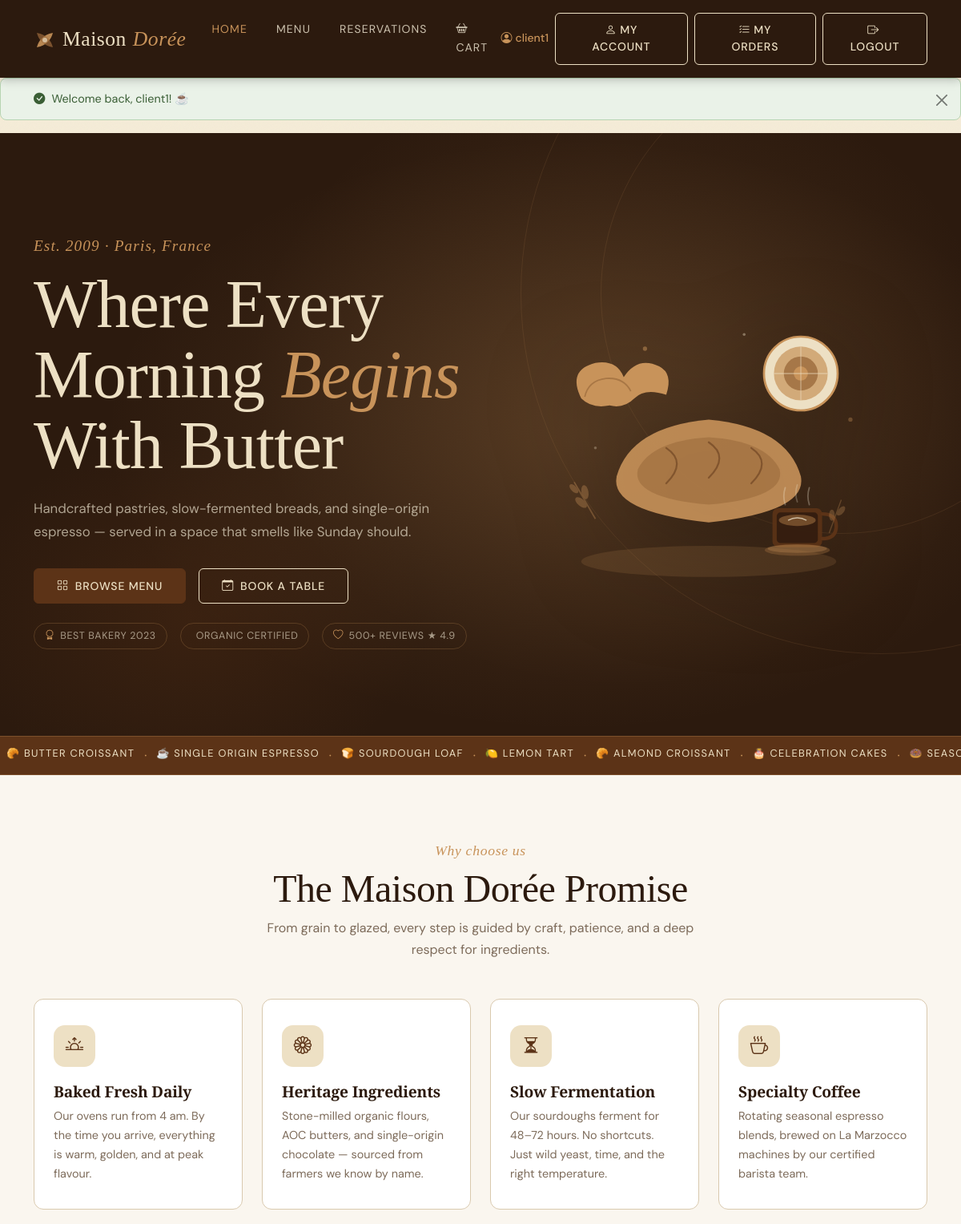
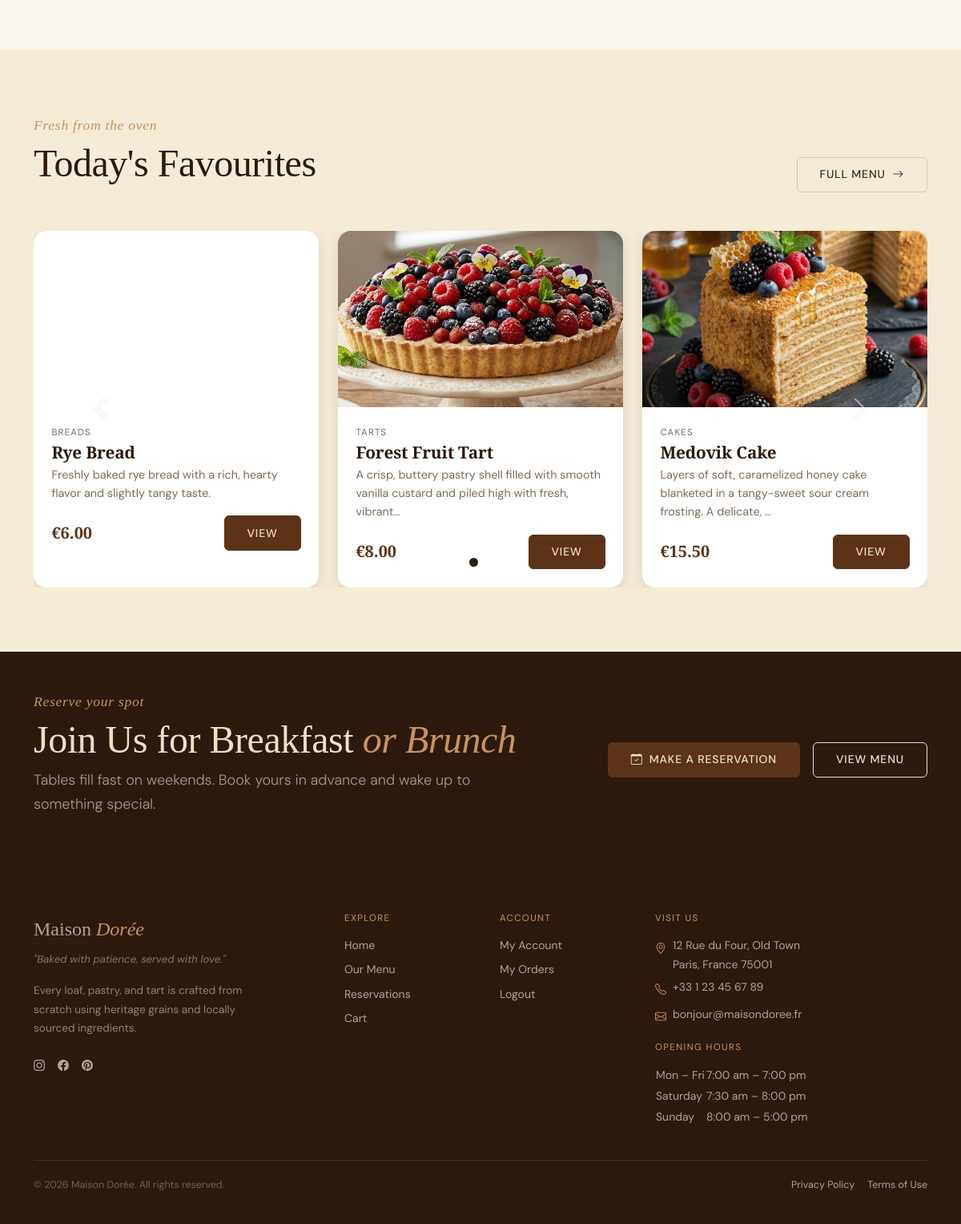
The page / (signed in) on the database its author committed (2 pictures, top to bottom).
### tables this page shows
CREATE TABLE `products` (
  `id` int(11) NOT NULL,
  `category_id` int(11) DEFAULT NULL,
  `name` varchar(100) NOT NULL,
  `description` text DEFAULT NULL,
  `price` decimal(10,2) NOT NULL,
  `image_url` varchar(255) DEFAULT NULL
);

CREATE TABLE `categories` (
  `id` int(11) NOT NULL,
  `name` varchar(50) NOT NULL
);

### db_connect.php (called while the page is built, shortened)
<?php
function db(): PDO {
    static $pdo = null;
    $dsn = sprintf('mysql:host=%s;port=%s;dbname=%s;charset=%s', DB_HOST, DB_PORT, DB_NAME, DB_CHARSET);
    $options = [
        PDO::ATTR_ERRMODE            => PDO::ERRMODE_EXCEPTION,
        PDO::ATTR_DEFAULT_FETCH_MODE => PDO::FETCH_ASSOC,
        PDO::ATTR_EMULATE_PREPARES   => false,
    ];
    try {
        $pdo = new PDO($dsn, DB_USER, DB_PASS, $options);
    } catch (PDOException $e) {
        error_log($e->getMessage());
        exit('Connection failed.');
    }
    return $pdo;
}
function db_fetch_all(string $sql, array $params = []): array {
    $stmt = db()->prepare($sql);
    $stmt->execute($params);
    return $stmt->fetchAll();
}
?>

### index.php (the view, shortened to what this page needs)
<?php
require_once __DIR__ . '/db_connect.php';
$homeProducts = db_fetch_all(
    'SELECT p.id, p.name, p.description, p.price, p.image_url, c.name AS category_name
     FROM products p
     JOIN categories c ON c.id = p.category_id
     ORDER BY p.id DESC
     LIMIT 4'
);
require_once __DIR__ . '/header.php';
?>
<section class="hero" aria-label="Welcome to Maison Dorée">
    <div class="hero__bg" aria-hidden="true"></div>
    <div class="hero__ring hero__ring--1" aria-hidden="true"></div>
    <div class="hero__ring hero__ring--2" aria-hidden="true"></div>
    <div class="container position-relative z-1">
        <div class="row align-items-center min-vh-hero">
            <div class="col-12 col-lg-6 hero__content">
                <span class="hero__eyebrow animate-fade-up" style="--delay:.1s">
                    Est. 2009 · Paris, France
                </span>
                <h1 class="hero__title animate-fade-up" style="--delay:.2s">
                    Where Every<br>
                    Morning <em>Begins</em><br>
                    With Butter
                </h1>
                <p class="hero__sub animate-fade-up" style="--delay:.35s">
                    Handcrafted pastries, slow-fermented breads, and single-origin
                    espresso — served in a space that smells like Sunday should.
                </p>
                <div class="hero__cta d-flex flex-wrap gap-3 animate-fade-up" style="--delay:.5s">
                    <a href="products.php" class="btn btn-primary btn-lg">
                        <i class="bi bi-grid me-2" aria-hidden="true"></i>Browse Menu
                    </a>
                    <a href="reservation.php" class="btn btn-outline-light btn-lg">
                        <i class="bi bi-calendar-check me-2" aria-hidden="true"></i>Book a Table
                    </a>
                </div>
                <div class="hero__badges d-flex flex-wrap gap-3 mt-4 animate-fade-up" style="--delay:.65s"
                     aria-label="Awards and certifications">
                    <span class="hero__badge">
                        <i class="bi bi-award" aria-hidden="true"></i> Best Bakery 2023
                    </span>
                    <span class="hero__badge">
                        <i class="bi bi-leaf" aria-hidden="true"></i> Organic Certified
                    </span>
                    <span class="hero__badge">
                        <i class="bi bi-heart" aria-hidden="true"></i> 500+ Reviews ★ 4.9
                    </span>
                </div>
            </div>
            <div class="col-12 col-lg-6 d-none d-lg-flex justify-content-center align-items-center">
                <div class="hero__illustration animate-fade-in" style="--delay:.3s" aria-hidden="true">
                </div>
            </div>
        </div>
    </div>
</section>
<div class="marquee-strip" aria-hidden="true">
    <div class="marquee-track">
        <?php
        $items = [
            '🥐 Butter Croissant',
            '☕ Single Origin Espresso',
            '🍞 Sourdough Loaf',
            '🍋 Lemon Tart',
            '🥐 Almond Croissant',
            '🎂 Celebration Cakes',
            '🍩 Seasonal Specials',
            '☕ Cold Brew',
        ];
        $all = array_merge($items, $items, $items);
        foreach ($all as $item): ?>
            <span class="marquee-item"><?= htmlspecialchars($item) ?></span>
            <span class="marquee-sep" aria-hidden="true">·</span>
        <?php endforeach; ?>
    </div>
</div>
<section class="section section-milk" aria-labelledby="features-heading">
    <div class="container">
        <div class="text-center mb-5">
            <span class="label-script">Why choose us</span>
            <h2 class="section-title" id="features-heading">The Maison Dorée Promise</h2>
            <p class="section-subtitle mx-auto">
                From grain to glazed, every step is guided by craft, patience, and a deep
                respect for ingredients.
            </p>
        </div>
        <div class="row g-4">
            <?php
            $features = [
                [
                    'icon'  => 'bi-sunrise',
                    'title' => 'Baked Fresh Daily',
                    'body'  => 'Our ovens run from 4 am. By the time you arrive, everything is warm, golden, and at peak flavour.',
                ],
                [
                    'icon'  => 'bi-flower1',
                    'title' => 'Heritage Ingredients',
                    'body'  => 'Stone-milled organic flours, AOC butters, and single-origin chocolate — sourced from farmers we know by name.',
                ],
                [
                    'icon'  => 'bi-hourglass-split',
                    'title' => 'Slow Fermentation',
                    'body'  => 'Our sourdoughs ferment for 48–72 hours. No shortcuts. Just wild yeast, time, and the right temperature.',
                ],
                [
                    'icon'  => 'bi-cup-hot',
                    'title' => 'Specialty Coffee',
                    'body'  => 'Rotating seasonal espresso blends, brewed on La Marzocco machines by our certified barista team.',
                ],
            ];
            foreach ($features as $f): ?>
                <div class="col-12 col-sm-6 col-lg-3">
                    <div class="feature-card">
                        <div class="feature-card__icon" aria-hidden="true">
                            <i class="bi <?= $f['icon'] ?>"></i>
                        </div>
                        <h3 class="feature-card__title"><?= htmlspecialchars($f['title']) ?></h3>
                        <p class="feature-card__body"><?= htmlspecialchars($f['body']) ?></p>
                    </div>
                </div>
            <?php endforeach; ?>
        </div>
    </div>
</section>
<section class="section section-cream" aria-labelledby="teaser-heading">
    <div class="container">
        <div class="row align-items-end mb-5">
            <div class="col">
                <span class="label-script">Fresh from the oven</span>
                <h2 class="section-title" id="teaser-heading">Today's Favourites</h2>
            </div>
            <div class="col-auto">
                <a href="products.php" class="btn btn-ghost">
                    Full Menu <i class="bi bi-arrow-right ms-1" aria-hidden="true"></i>
                </a>
            </div>
        </div>
        <?php
            $itemsPerSlide = 3;
            $slides = array_chunk($homeProducts, $itemsPerSlide);
        ?>
        <div id="homeProductCarousel" class="carousel slide" data-bs-ride="carousel" data-bs-interval="6000">
            <div class="carousel-indicators">
                <?php foreach ($slides as $slideIndex => $slide): ?>
                    <button
                        type="button"
                        data-bs-target="#homeProductCarousel"
                        data-bs-slide-to="<?= $slideIndex ?>"
                        class="<?= $slideIndex === 0 ? 'active' : '' ?>"
                        aria-current="<?= $slideIndex === 0 ? 'true' : 'false' ?>"
                        aria-label="Slide <?= $slideIndex + 1 ?>">
                    </button>
                <?php endforeach; ?>
            </div>
            <div class="carousel-inner">
                <?php foreach ($slides as $slideIndex => $slide): ?>
                    <div class="carousel-item <?= $slideIndex === 0 ? 'active' : '' ?>">
                        <div class="row g-4 carousel-row">
                            <?php foreach ($slide as $item):
                                $price = number_format((float) ($item['price'] ?? 0), 2);
                                $thumbStyle = !empty($item['image_url'])
                                    ? 'background-image:url(images/' . htmlspecialchars($item['image_url'], ENT_QUOTES) . ');'
                                    : 'background-color:#C8935A;';
                                $itemLink = !empty($item['id'])
                                    ? 'product_details.php?id=' . (int) $item['id']
                                    : 'products.php';
                            ?>
                                <div class="col-12 col-md-6 col-lg-4">
                                    <article class="card product-teaser-card carousel-card" aria-label="<?= htmlspecialchars($item['name']) ?>">
                                        <div class="product-teaser-card__thumb" style="<?= $thumbStyle ?>" aria-hidden="true">
                                        </div>
                                        <div class="card-body">
                                            <p class="product-teaser-card__cat"><?= htmlspecialchars($item['category_name'] ?? '') ?></p>
                                            <h3 class="card-title"><?= htmlspecialchars($item['name']) ?></h3>
                                            <p class="card-text mb-3"><?= htmlspecialchars(mb_strimwidth($item['description'] ?? '', 0, 100, '…')) ?></p>
                                            <div class="d-flex justify-content-between align-items-center">
                                                <span class="card-price">€<?= $price ?></span>
                                                <a href="<?= htmlspecialchars($itemLink, ENT_QUOTES) ?>" class="btn btn-primary btn-sm">
                                                    View
                                                </a>
                                            </div>
                                        </div>
                                    </article>
                                </div>
                            <?php endforeach; ?>
                        </div>
                    </div>
                <?php endforeach; ?>
            </div>
            <?php if (count($slides) > 1): ?>
                <button class="carousel-control-prev" type="button" data-bs-target="#homeProductCarousel" data-bs-slide="prev">
                    <span class="carousel-control-prev-icon" aria-hidden="true"></span>
                </button>
                <button class="carousel-control-next" type="button" data-bs-target="#homeProductCarousel" data-bs-slide="next">
                    <span class="carousel-control-next-icon" aria-hidden="true"></span>
                </button>
            <?php endif; ?>
        </div>
    </div>
</section>
<section class="section-espresso py-5" aria-labelledby="cta-heading">
    <div class="container">
        <div class="row align-items-center g-4">
            <div class="col-12 col-lg-7">
                <span class="label-script" style="color:var(--cafe-caramel)">Reserve your spot</span>
                <h2 class="section-title text-parchment" id="cta-heading" style="color:var(--cafe-parchment);">
                    Join Us for Breakfast <em style="color:var(--cafe-caramel); font-style:italic;">or Brunch</em>
                </h2>
                <p class="lead" style="color:rgba(245,236,215,.6); max-width:52ch;">
                    Tables fill fast on weekends. Book yours in advance and wake up to something special.
                </p>
            </div>
            <div class="col-12 col-lg-5 d-flex gap-3 justify-content-lg-end flex-wrap">
                <a href="reservation.php" class="btn btn-primary btn-lg">
                    <i class="bi bi-calendar-check me-2" aria-hidden="true"></i>Make a Reservation
                </a>
                <a href="products.php" class="btn btn-outline-light btn-lg">
                    View Menu
                </a>
            </div>
        </div>
    </div>
</section>
<?php require_once __DIR__ . '/footer.php'; ?>

### index.php (style rules this page uses)
.hero { background-color: var(--cafe-espresso); padding: 6rem 0 5rem; overflow: hidden; position: relative; }
.min-vh-hero { min-height: 72vh; }
.hero__bg { position: absolute; inset: 0; background: radial-gradient(ellipse 60% 80% at 65% 40%, rgba(200,147,90,.15) 0%, transparent 65%), radial-gradient(ellipse 40% 50% at 20% 80%, rgba(92,51,23,.3) 0%, transparent 60%); pointer-events: none; }
.hero__ring { position: absolute; border-radius: 50%; border: 1px solid rgba(200,147,90,.12); pointer-events: none; }
.hero__ring--1 { width:600px; height:600px; top:-100px; right:-150px; }
.hero__ring--2 { width:900px; height:900px; top:-250px; right:-350px; }
.animate-fade-up { opacity: 0; transform: translateY(22px); animation: fadeUp .7s ease forwards; animation-delay: var(--delay, 0s); }
.animate-fade-in { opacity: 0; animation: fadeIn .9s ease forwards; animation-delay: var(--delay, 0s); }
.hero__illustration { filter: drop-shadow(0 20px 60px rgba(0,0,0,.35)); }
.hero__badge { display: inline-flex; align-items: center; gap: .4rem; font-size: .78rem; letter-spacing: .05em; text-transform: uppercase; color: rgba(245,236,215,.6); border: 1px solid rgba(200,147,90,.25); padding: .3rem .8rem; border-radius: 2rem; }
.hero__badge i { color: var(--cafe-caramel); }
.marquee-strip { background-color: var(--cafe-coffee); overflow: hidden; padding: .6rem 0; border-top: 1px solid rgba(200,147,90,.3); border-bottom: 1px solid rgba(200,147,90,.3); }
.marquee-track { display: flex; white-space: nowrap; animation: marquee 35s linear infinite; }
.marquee-item { font-size: .8rem; letter-spacing: .1em; text-transform: uppercase; color: var(--cafe-parchment); padding: 0 .5rem; }
.marquee-sep { color: var(--cafe-caramel); padding: 0 .25rem; }
.feature-card { padding: 2rem 1.5rem; border-radius: var(--bs-border-radius-lg); background: var(--cafe-white); border: 1px solid var(--cafe-border); height: 100%; transition: box-shadow var(--transition-base), transform var(--transition-base); }
.feature-card__icon { width: 52px; height: 52px; display: flex; align-items: center; justify-content: center; border-radius: 14px; background: var(--cafe-parchment); color: var(--cafe-coffee); font-size: 1.4rem; margin-bottom: 1.25rem; transition: background var(--transition-base), color var(--transition-base); }
.feature-card__title { font-family: var(--font-display); font-size: 1.2rem; font-weight: 600; color: var(--cafe-espresso); margin-bottom: .5rem; }
.feature-card__body { font-size: .9rem; color: var(--cafe-muted); line-height:1.65; margin:0; }
.product-teaser-card__thumb { height: 220px; display: flex; align-items: center; justify-content: center; position: relative; overflow: hidden; background-size: cover; background-position: center; }
.product-teaser-card__cat { font-size: .72rem; letter-spacing: .1em; text-transform: uppercase; color: var(--cafe-muted); margin-bottom: .2rem; }
.carousel-card { border: none; border-radius: 1rem; overflow: hidden; box-shadow: var(--shadow-md); height: 100%; transition: box-shadow var(--transition-base), transform var(--transition-base); }
.carousel-row { align-items: stretch; }
.carousel .carousel-control-prev, .carousel .carousel-control-next { filter: drop-shadow(0 0 2px rgba(0,0,0,.3)); }
.carousel-indicators [data-bs-target] { width: 11px; height: 11px; border-radius: 50%; background-color: rgba(255,255,255,.7); }
.carousel-indicators .active { background-color: var(--cafe-espresso); }

### rows shown on the page
products: category.name "BREADS", name "Rye Bread", description "Freshly baked rye bread with a rich, hearty flavor and slightly tangy taste.", price "6.00"
products: image_url (picture), category.name "TARTS", name "Forest Fruit Tart", description "A crisp, buttery pastry shell filled with smooth vanilla custard and piled high with fresh, vibrant…", price "8.00"
products: image_url (picture), category.name "CAKES", name "Medovik Cake", description "Layers of soft, caramelized honey cake blanketed in a tangy-sweet sour cream frosting. A delicate, …", price "15.50"

### other values the page prints
$_SESSION['username'] "client1"
$flash['message'] "Welcome back, client1! ☕"
$item "🥐 BUTTER CROISSANT"
$item "☕ SINGLE ORIGIN ESPRESSO"
$item "🍞 SOURDOUGH LOAF"
$item "🍋 LEMON TART"
$item "🥐 ALMOND CROISSANT"
$item "🎂 CELEBRATION CAKES"
$item "🍩…"
$f['title'] "Baked Fresh Daily"
$f['body'] "Our ovens run from 4 am. By the time you arrive, everything is warm, golden, and at peak flavour."
$f['title'] "Heritage Ingredients"
$f['body'] "Stone-milled organic flours, AOC butters, and single-origin chocolate — sourced from farmers we know by name."
$f['title'] "Slow Fermentation"
$f['body'] "Our sourdoughs ferment for 48–72 hours. No shortcuts. Just wild yeast, time, and the right temperature."
